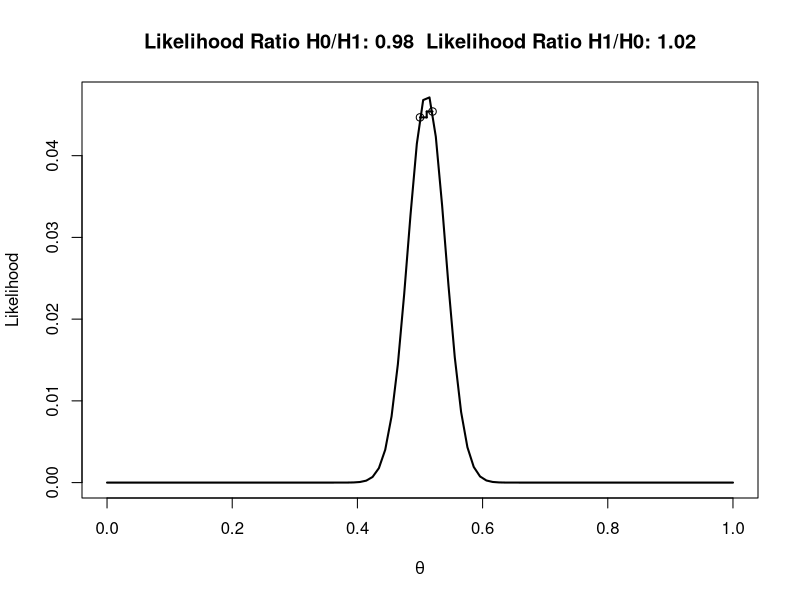

Here is the R script that generated this plot:
#Calculate the likelihood ratio----
n <- 280 #set total trials
x <- 143 #set successes
H0 <- 0.5 #specify one hypothesis you want to compare with the likihood ratio
H1 <- 0.52 #specify another hypothesis you want to compare with the likihood ratio (you can use 1/20, or 0.05)
dbinom(x, n, H0) / dbinom(x, n, H1) #Returns the likelihood ratio of H0 over H1
dbinom(x, n, H1) / dbinom(x, n, H0) #Returns the likelihood ratio of H1 over H0

theta <- seq(0, 1, len=100) #create theta variable, from 0 to 1
like <- dbinom(x, n, theta)
#png(file="LikRatio.png",width=4000,height=3000, , units = "px", res = 900)
plot(theta, like, type='l', xlab=expression(theta), ylab='Likelihood', lwd=2)
points(H0, dbinom(x, n, H0))
points(H1, dbinom(x, n, H1))
segments(H0, dbinom(x, n, H0), x / n, dbinom(x, n, H0), lty=2, lwd=2)
segments(H1, dbinom(x, n, H1), x / n, dbinom(x, n, H1), lty=2, lwd=2)
segments(x / n, dbinom(x, n, H0), x / n, dbinom(x, n, H1), lwd=2)
title(paste('Likelihood Ratio H0/H1:',round(dbinom(x, n, H0) / dbinom(x, n, H1), digits=2)," Likelihood Ratio H1/H0:",round(dbinom(x,n,H1)/dbinom(x,n,H0),digits=2)))
#dev.off()

#© Daniel Lakens, 2016. 
# This work is licensed under a Creative Commons Attribution-NonCommercial-ShareAlike 4.0 International License. https://creativecommons.org/licenses/by-nc-sa/4.0/